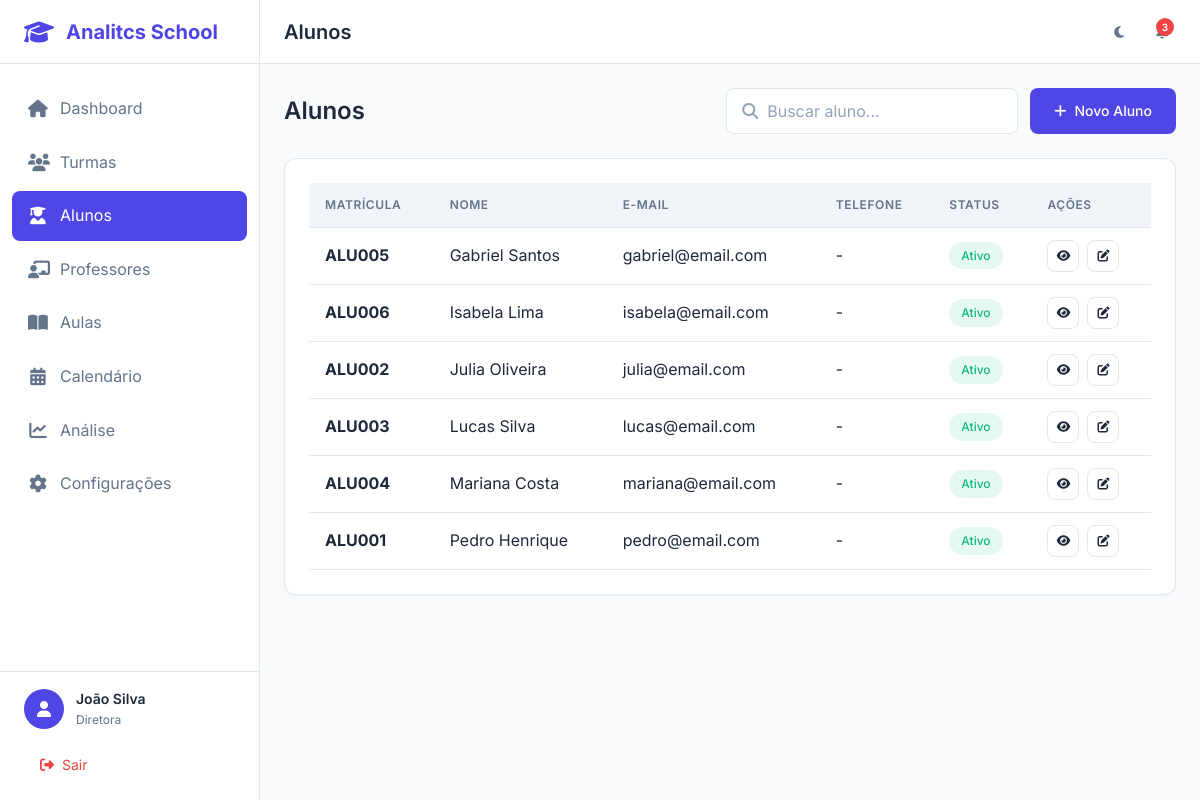
/alunos/ (signed in), run on the app's committed database.
### app/models/usuario.py (models this page shows, shortened)
class Usuario(UserMixin, db.Model):
    __tablename__ = 'usuarios'
    id = db.Column(db.Integer, primary_key=True)
    nome = db.Column(db.String(100), nullable=False)
    email = db.Column(db.String(120), unique=True, nullable=False, index=True)
    senha_hash = db.Column(db.String(256), nullable=False)
    tipo = db.Column(db.String(20), nullable=False, default='professor')
    avatar = db.Column(db.String(255), nullable=True)
    telefone = db.Column(db.String(20), nullable=True)
    tema = db.Column(db.String(10), default='light')
    ativo = db.Column(db.Boolean, default=True)
    criado_em = db.Column(db.DateTime, default=datetime.utcnow)
    atualizado_em = db.Column(db.DateTime, default=datetime.utcnow, onupdate=datetime.utcnow)
    ultimo_acesso = db.Column(db.DateTime, nullable=True)
    professor = db.relationship('Professor', backref='usuario', uselist=False, lazy=True)
    def tem_permissao(self, permissoes):
        return self.tipo in permissoes

### app/models/aluno.py (models this page shows, shortened)
class Aluno(db.Model):
    __tablename__ = 'alunos'
    id = db.Column(db.Integer, primary_key=True)
    nome = db.Column(db.String(100), nullable=False)
    matricula = db.Column(db.String(20), unique=True, nullable=False, index=True)
    data_nascimento = db.Column(db.Date, nullable=True)
    cpf = db.Column(db.String(14), unique=True, nullable=True)
    email = db.Column(db.String(120), nullable=True)
    telefone = db.Column(db.String(20), nullable=True)
    endereco = db.Column(db.Text, nullable=True)
    nome_responsavel = db.Column(db.String(100), nullable=True)
    telefone_responsavel = db.Column(db.String(20), nullable=True)
    email_responsavel = db.Column(db.String(120), nullable=True)
    ano_letivo = db.Column(db.Integer, nullable=False)
    status = db.Column(db.String(20), default='ativo')
    criado_em = db.Column(db.DateTime, default=datetime.utcnow)
    atualizado_em = db.Column(db.DateTime, default=datetime.utcnow, onupdate=datetime.utcnow)
    turmas = db.relationship('Turma', secondary='alunos_turmas', backref=db.backref('alunos', lazy='dynamic'))
    frequencias = db.relationship('Frequencia', backref='aluno', lazy='dynamic')
    notas = db.relationship('Nota', backref='aluno', lazy='dynamic')

### app/controllers/alunos_controller.py (the view)
@alunos_bp.route('/')
@login_required
def index():
    page = request.args.get('page', 1, type=int)
    busca = request.args.get('busca', '')
    status = request.args.get('status', 'ativo')
    query = Aluno.query
    if busca:
        query = query.filter(
            Aluno.nome.ilike(f'%{busca}%') |
            Aluno.matricula.ilike(f'%{busca}%')
        )
    if status:
        query = query.filter_by(status=status)
    alunos = query.order_by(Aluno.nome).paginate(
        page=page, per_page=20, error_out=False
    )
    return render_template('alunos/index.html', alunos=alunos, busca=busca, status=status)

### app/models/usuario.py (called while the page is built)
@login_manager.user_loader
def load_user(user_id):
    return Usuario.query.get(int(user_id))

### app/templates/alunos/index.html (shortened to what this page needs)
{% extends "base.html" %}
{% block page_title %}Alunos{% endblock %}
{% block content %}
<div class="list-header">
    <h2 class="list-title">Alunos</h2>
    <div class="list-actions">
        <div class="search-box">
            <i class="fas fa-search"></i>
            <input type="text" class="form-control" placeholder="Buscar aluno..." id="searchInput" value="{{ busca }}">
        </div>
        {% if current_user.tem_permissao(['diretora', 'coordenacao']) %}
        <a href="{{ url_for('alunos.novo') }}" class="btn btn-primary">
            <i class="fas fa-plus"></i>
            Novo Aluno
        </a>
        {% endif %}
    </div>
</div>
<div class="card">
    <div class="card-body">
        {% if alunos.items %}
        <div class="table-container">
            <table class="table">
                <thead>
                    <tr>
                        <th>Matrícula</th>
                        <th>Nome</th>
                        <th>E-mail</th>
                        <th>Telefone</th>
                        <th>Status</th>
                        <th>Ações</th>
                    </tr>
                </thead>
                <tbody>
                    {% for aluno in alunos.items %}
                    <tr>
                        <td><strong>{{ aluno.matricula }}</strong></td>
                        <td>{{ aluno.nome }}</td>
                        <td>{{ aluno.email or '-' }}</td>
                        <td>{{ aluno.telefone or '-' }}</td>
                        <td>
                            <span class="badge badge-{% if aluno.status == 'ativo' %}success{% elif aluno.status == 'inativo' %}danger{% else %}warning{% endif %}">
                                {{ aluno.status|capitalize }}
                            </span>
                        </td>
                        <td class="table-actions">
                            <a href="{{ url_for('alunos.detalhe', id=aluno.id) }}" class="btn btn-icon btn-sm btn-outline" title="Ver">
                                <i class="fas fa-eye"></i>
                            </a>
                            {% if current_user.tem_permissao(['diretora', 'coordenacao']) %}
                            <a href="{{ url_for('alunos.editar', id=aluno.id) }}" class="btn btn-icon btn-sm btn-outline" title="Editar">
                                <i class="fas fa-edit"></i>
                            </a>
                            {% endif %}
                        </td>
                    </tr>
                    {% endfor %}
                </tbody>
            </table>
        </div>
        {% endif %}
    </div>
</div>
{% endblock %}

### app/templates/base.html (shortened to what this page needs)
<!DOCTYPE html>
<html lang="pt-BR" data-theme="light">
<head>
    <link rel="stylesheet" href="https://cdnjs.cloudflare.com/ajax/libs/font-awesome/6.5.1/css/all.min.css">
    <link rel="stylesheet" href="{{ url_for('static', filename='css/main.css') }}">
    <link rel="stylesheet" href="{{ url_for('static', filename='css/components.css') }}">
    <link rel="stylesheet" href="{{ url_for('static', filename='css/responsive.css') }}">
</head>
<body {% if not current_user.is_authenticated %}class="auth-mode"{% endif %}>
    {% if current_user.is_authenticated %}
    <aside class="sidebar" id="sidebar">
        <div class="sidebar-header">
            <div class="logo">
                <i class="fas fa-graduation-cap"></i>
                <span>Analitcs School</span>
            </div>
        </div>
        <nav class="sidebar-nav">
            <ul>
                <li class="nav-item {% if request.endpoint == 'dashboard.index' %}active{% endif %}">
                    <a href="{{ url_for('dashboard.index') }}">
                        <i class="fas fa-home"></i>
                        <span>Dashboard</span>
                    </a>
                </li>
                <li class="nav-item {% if 'turmas' in request.endpoint %}active{% endif %}">
                    <a href="{{ url_for('turmas.index') }}">
                        <i class="fas fa-users"></i>
                        <span>Turmas</span>
                    </a>
                </li>
                <li class="nav-item {% if 'alunos' in request.endpoint %}active{% endif %}">
                    <a href="{{ url_for('alunos.index') }}">
                        <i class="fas fa-user-graduate"></i>
                        <span>Alunos</span>
                    </a>
                </li>
                <li class="nav-item {% if 'professores' in request.endpoint %}active{% endif %}">
                    <a href="{{ url_for('professores.index') }}">
                        <i class="fas fa-chalkboard-teacher"></i>
                        <span>Professores</span>
                    </a>
                </li>
                <li class="nav-item {% if 'aulas' in request.endpoint %}active{% endif %}">
                    <a href="{{ url_for('aulas.index') }}">
                        <i class="fas fa-book-open"></i>
                        <span>Aulas</span>
                    </a>
                </li>
                <li class="nav-item {% if 'calendario' in request.endpoint %}active{% endif %}">
                    <a href="{{ url_for('calendario.index') }}">
                        <i class="fas fa-calendar-alt"></i>
                        <span>Calendário</span>
                    </a>
                </li>
                <li class="nav-item {% if 'analise' in request.endpoint %}active{% endif %}">
                    <a href="{{ url_for('analise.index') }}">
                        <i class="fas fa-chart-line"></i>
                        <span>Análise</span>
                    </a>
                </li>
                <li class="nav-item {% if 'configuracoes' in request.endpoint %}active{% endif %}">
                    <a href="{{ url_for('configuracoes.index') }}">
                        <i class="fas fa-cog"></i>
                        <span>Configurações</span>
                    </a>
                </li>
            </ul>
        </nav>
        <div class="sidebar-footer">
            <div class="user-info">
                <div class="user-avatar">
                    <i class="fas fa-user"></i>
                </div>
                <div class="user-details">
                    <span class="user-name">{{ current_user.nome }}</span>
                    <span class="user-role">{{ current_user.tipo|capitalize }}</span>
                </div>
            </div>
            <a href="{{ url_for('auth.logout') }}" class="logout-btn">
                <i class="fas fa-sign-out-alt"></i>
                <span>Sair</span>
            </a>
        </div>
    </aside>
    <main class="main-content">
        <header class="header">
            <div class="header-left">
                <h1 class="page-title">{% block page_title %}Dashboard{% endblock %}</h1>
            </div>
            <div class="header-right">
                <button class="theme-toggle" id="themeToggle" title="Alternar tema">
                    <i class="fas fa-moon"></i>
                </button>
                <div class="notifications">
                    <button class="notification-btn">
                        <span class="notification-badge">3</span>
                    </button>
                </div>
            </div>
        </header>
        <div class="content">
            {% block content %}{% endblock %}
        </div>
    </main>
    {% else %}
        {% block auth_content %}{% endblock %}
    {% endif %}
</body>
</html>

### app/static/css/components.css (style rules this page uses)
.list-header { display: flex; align-items: center; justify-content: space-between; margin-bottom: 1.5rem; flex-wrap: wrap; gap: 1rem; }
.list-title { font-size: 1.5rem; font-weight: 600; color: var(--text-primary); }
.list-actions { display: flex; align-items: center; gap: 0.75rem; }
.search-box { position: relative; }
.search-box input { padding-left: 2.5rem; min-width: 280px; }
.search-box i { position: absolute; left: 1rem; top: 50%; transform: translateY(-50%); color: var(--text-tertiary); }

### data on the page
Usuario: nome "João Silva", tipo "Diretora"
Aluno: matricula "ALU005", nome "Gabriel Santos", email "gabriel@email.com", telefone "-", status "Ativo"
Aluno: matricula "ALU006", nome "Isabela Lima", email "isabela@email.com", telefone "-", status "Ativo"
Aluno: matricula "ALU002", nome "Julia Oliveira", email "julia@email.com", telefone "-", status "Ativo"
Aluno: matricula "ALU003", nome "Lucas Silva", email "lucas@email.com", telefone "-", status "Ativo"
Aluno: matricula "ALU004", nome "Mariana Costa", email "mariana@email.com", telefone "-", status "Ativo"
Aluno: matricula "ALU001", nome "Pedro Henrique", email "pedro@email.com", telefone "-", status "Ativo"
